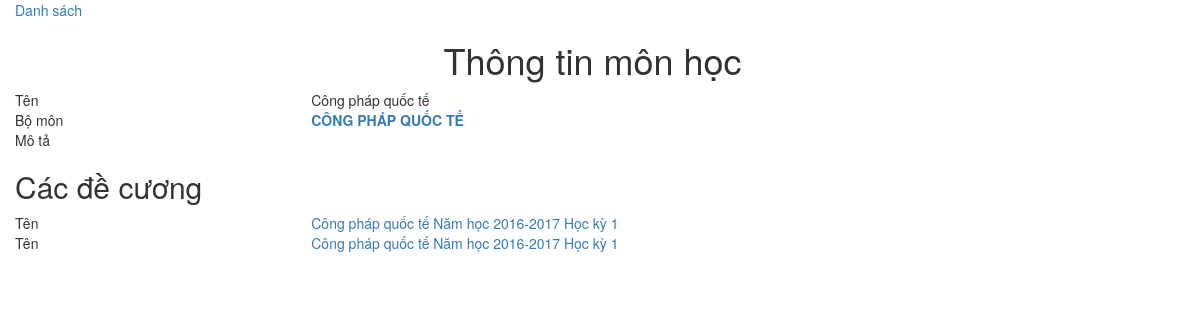
The app's page /subject/1/ with its own data.
### university/models.py (models this page shows, shortened)
class Subject(BaseModel, NameModel, CreatorModel):
    CREDIT_CHOICES = [(i, "%s tín chỉ" % i) for i in range(1, 6)]
    specialized_study=models.ForeignKey(SpecializedStudy, blank=True, verbose_name=u'Bộ môn')
    credit=models.SmallIntegerField(blank=False, default=2,
                               choices=CREDIT_CHOICES,
                               verbose_name=u'Số tín chỉ')
    description = DescriptionField()
    class Meta:
        verbose_name=u'Môn học'
        verbose_name_plural=verbose_name
    def __unicode__(self):
        return self.name
    def get_university(self):
        return self.specialized_study.university
    get_university.short_description=u'Đại học'

class SpecializedStudy(BaseModel, NameModel, CreatorModel):
    faculty = models.ForeignKey(Faculty, blank=True, verbose_name=u'Khoa')
    address = models.CharField(blank=True, max_length=100,
                                 verbose_name=u'Địa chỉ')
    university=models.ForeignKey(University, blank=False, verbose_name=u'Trường đại học')
    description = DescriptionField()
    class Meta:
        verbose_name = u'Bộ môn'
        verbose_name_plural = verbose_name

class StudySession(BaseModel, CreatorModel):
    semester=models.ForeignKey(Semester, blank=False, null=False,
                                 verbose_name=u'Học kỳ')
    ORDER_CHOICES = (
        (None, None),
        (0, u'15 tuần'),
        (1, 1),
        (2, 2),
        (3, 3),)
    order = models.SmallIntegerField(blank=False, null=False, choices=ORDER_CHOICES,
                                    default=None,
                                    verbose_name=u'Đợt',
                                    help_text=u'Để 0 nếu là môn 15 tuần')
    start_date=models.DateField(blank=True, null=False, verbose_name=u'Ngày bắt đầu',
                                    help_text=u'Để trống nếu trùng với ngày của kỳ học')
    end_date=models.DateField(blank=True, null=False, verbose_name=u'Ngày kết thúc',
                                    help_text=u'Để trống nếu trùng với ngày của kỳ học')
    description = DescriptionField()
    class Meta:
        verbose_name = u'Đợt học'
        verbose_name_plural = verbose_name
    def __unicode__(self):
        if self.order == 0 :
            return u'Năm học %s Học kỳ %s' % (self.semester.scholastic.name, self.semester.order)
        return u'Năm học %s Học kỳ %s Đợt %s' % (self.semester.scholastic.name, self.semester.order, self.order)

class Semester(BaseModel, CreatorModel):
    university=models.ForeignKey(University, blank=False, null=False, verbose_name=u'Trường đại học')
    scholastic=models.ForeignKey(Scholastic, blank=False, null=False,
                                 verbose_name=u'Năm học')
    ORDER_CHOICES = [(order, u'Kỳ %s' % order) for order in range(1, 3)]
    order = models.SmallIntegerField(blank=False, null=True, choices=ORDER_CHOICES,
                                    default=1,
                                    verbose_name=u'Học kỳ')
    start_date=models.DateField(blank=True, null=False, verbose_name=u'Ngày bắt đầu',
                                    help_text=u'Để trống nếu trùng với ngày của năm học')
    end_date=models.DateField(blank=True, null=False, verbose_name=u'Ngày kết thúc',
                                    help_text=u'Để trống nếu trùng với ngày của năm học')
    description = DescriptionField()
    class Meta:
        verbose_name = u'Học kỳ'
        verbose_name_plural = verbose_name

class Scholastic(BaseModel, CreatorModel):
    name = models.CharField(blank=False, max_length=255,
                            verbose_name=u'Tên')
    start_date=models.DateField(blank=False, null=False, verbose_name=u'Ngày bắt đầu')
    end_date=models.DateField(blank=False, null=False, verbose_name=u'Ngày kết thúc')
    description = DescriptionField()
    class Meta:
        verbose_name = u'Năm học'
        verbose_name_plural = verbose_name

### outline/models.py (models this page shows, shortened)
class Outline(BaseModel, CreatorModel):
    study_session=models.ForeignKey(StudySession, blank=False, null=False,
                                 verbose_name=u'Đợt học')
    subject=models.ForeignKey(Subject, blank=False, null=False,
                              verbose_name=u'Môn học')
    course=models.ForeignKey(Course, blank=True, null=True,
                             verbose_name=u'Khóa')
    STUDY_TIME_TYPE=(
        (0, u'15 tuần'),
        (1, u'5 tuần'),
    )
    study_time_type=models.SmallIntegerField(blank=False, default=0, null=False,
                                choices=STUDY_TIME_TYPE,
                                verbose_name=u'Tuần học')
    description = DescriptionField()
    class Meta:
        verbose_name=u'Đề cương'
        verbose_name_plural=verbose_name
    def __unicode__(self):
        return '%s %s' % (self.subject, self.study_session)
    def course_verbose(self):
        return self.course if self.course else u'Tất cả'
    course_verbose.short_description = u'Khoá'
    def university_verbose(self):
        return self.subject.specialized_study.university
    university_verbose.short_description = u'Đại học'

### university/views.py (the view)
# urls.py: url(r'^subject/(?P<pk>\d+)/$', SubjectDetailView.as_view(), name='subject_detail'),
class SubjectDetailView(DetailView):
	model = Subject
	def get_context_data(self, **kwargs):
		context = super(SubjectDetailView, self).get_context_data(**kwargs)
		context['outlines'] = Outline.objects.filter(subject__id=context['object'].id)
		return context

### university/templates/university/subject_detail.html (shortened to what this page needs)
{% extends "base.html" %}
{% block content %}
<div class="row">
	<div class="col-xs-3"><a href="{% url 'subject_list' %}">Danh sách</a></div>
</div>
<div class="row">
	<div class="col-xs-12"><h1 class="text-center">Thông tin môn học</h1></div>
	<div class="col-xs-3">Tên</div>
	<div class="col-xs-9">{{ object.name }}</div>
	<div class="col-xs-3">Bộ môn</div>
	<div class="col-xs-9"><a href="{% url 'specialized_study_detail' object.specialized_study.id %}"><b>{{ object.specialized_study.name | upper }}</b></a></div>
	<div class="col-xs-3">Mô tả</div>
	<div class="col-xs-9">{{ object.description }}</div>
</div>
<div class="row">
<div class="col-xs-12"><h2>Các đề cương</h2></div>
{% for outline in outlines %}
	<div class="col-xs-3">Tên</div>
	<div class="col-xs-9"><a href="{% url 'outline_detail' outline.id %}">{{ outline }}</a></div>
{% empty %}
    <div class="col-xs-12 empty-list">Không có đề cương nào.</div>
{% endfor %}
</div>
{% endblock content %}

### records on screen
Subject: name "Công pháp quốc tế", specialized_study.name "CÔNG PHÁP QUỐC TẾ"
Outline: subject+study_session "Công pháp quốc tế Năm học 2016-2017 Học kỳ 1"
Outline: subject+study_session "Công pháp quốc tế Năm học 2016-2017 Học kỳ 1"
